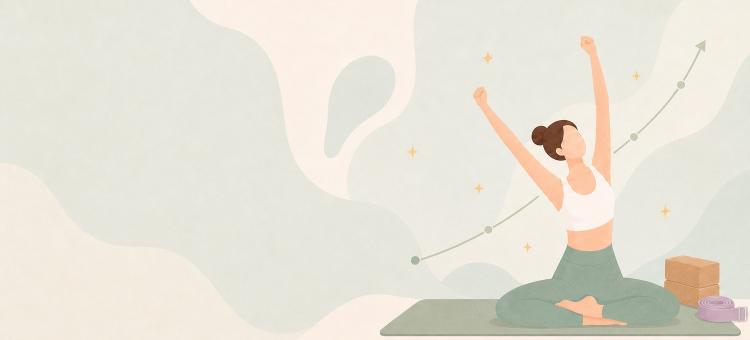
#> input picture miniprogram/images/achievement/hero_illustration.jpg, 1500 x 680 px (shown at 1/2 size)
$ python -i install_achievement_assets.py   (imports and definitions only)
#> lines starting #> are read from the running program, lines starting #| are printed output that depends on the picture
"""Resize AI-generated achievement assets and copy to miniprogram/images/achievement/."""

from __future__ import annotations

import os
import shutil

from PIL import Image

ROOT = os.path.dirname(os.path.dirname(os.path.abspath(__file__)))
SRC_DIR = os.path.join(
    os.path.expanduser("~"),
    ".cursor",
    "projects",
    "c-Pari-Project-test-Yoga",
    "assets",
)
OUT_DIR = os.path.join(ROOT, "miniprogram", "images", "achievement")
PREVIEW_DIR = os.path.join(ROOT, "assets", "achievement_preview")

BADGE_SIZE = 280
HERO_SIZE = (1500, 600)

BADGES = [
    "first_class",
    "classes_10",
    "classes_30",
    "classes_50",
    "classes_100",
    "classes_200",
    "streak_4",
    "streak_8",
    "streak_12",
    "streak_24",
    "streak_max_12",
]


# [7 lines left out: function resolve_src_dir, not called in this run]


def center_crop_square(img: Image.Image) -> Image.Image:
    w, h = img.size
    side = min(w, h)
    left = (w - side) // 2
    top = (h - side) // 2
    return img.crop((left, top, left + side, top + side))


def remove_square_black_bg(img: Image.Image) -> Image.Image:
    rgba = img.convert("RGBA")
    px = rgba.load()
    w, h = rgba.size
    for y in range(h):
        for x in range(w):
            r, g, b, a = px[x, y]
            if r < 24 and g < 24 and b < 24:
                px[x, y] = (r, g, b, 0)
    return rgba


def process_badge(src_path: str, out_path: str) -> None:
#> called with out_path = 'out.png'
    img = Image.open(src_path)
#> img is the input picture: PIL image 1500x680 RGB; mean R, G, B 231.1, 227.1, 215.4
    img = remove_square_black_bg(img)
    square = center_crop_square(img)
#> in center_crop_square, `return img.crop((left, top, left + side, top + side))`:
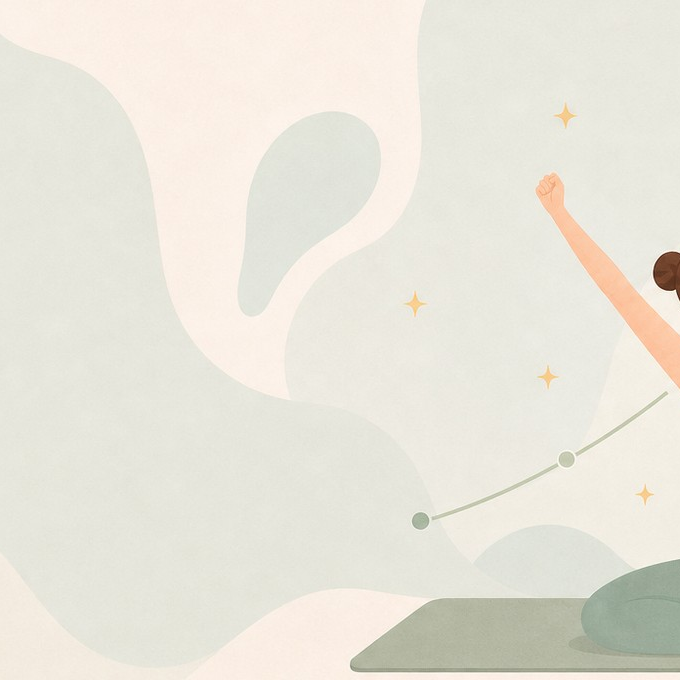
#> returned value: PIL image 680x680 RGBA; mean R, G, B, A 232.8, 229.6, 218.9, 255
    resized = square.resize((BADGE_SIZE, BADGE_SIZE), Image.Resampling.LANCZOS)
    resized.save(out_path, "PNG", optimize=True)
    print(f"badge -> {out_path} ({resized.size})")
#| badge -> out.png ((280, 280))


# [60 lines left out: functions process_hero, make_preview, main, not called in this run]


# [2 lines not run here, left out]

>>> result = process_badge('../miniprogram/images/achievement/hero_illustration.jpg', 'out.png')

$ run again, on miniprogram/images/card_faces/card_face_cream_lotus.jpg
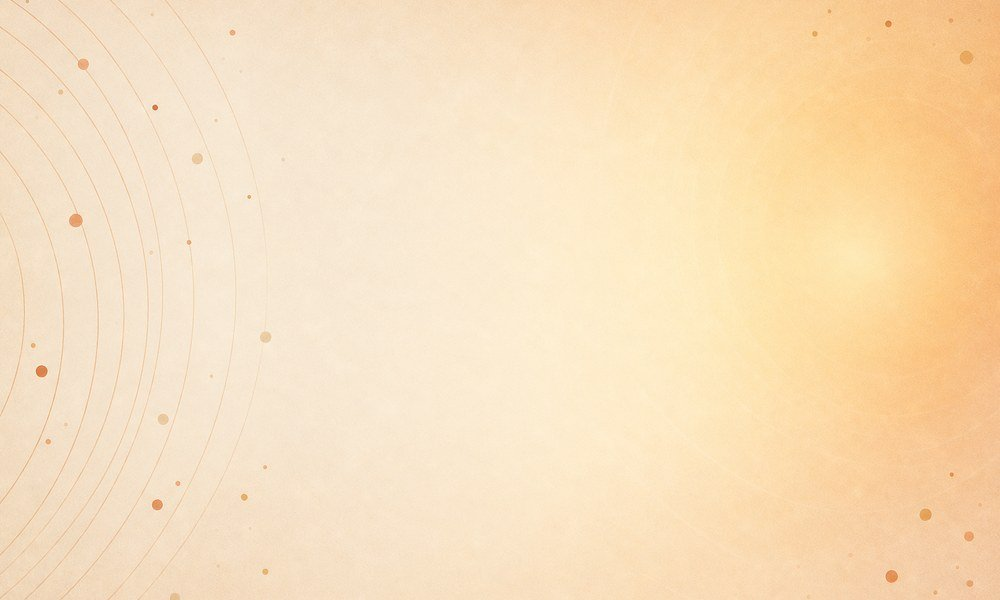
#> input picture miniprogram/images/card_faces/card_face_cream_lotus.jpg, 1000 x 600 px
#> in process_badge, img is the input picture: PIL image 1000x600 RGB; mean R, G, B 248.5, 223.2, 188
#> in center_crop_square, `return img.crop((left, top, left + side, top + side))`:
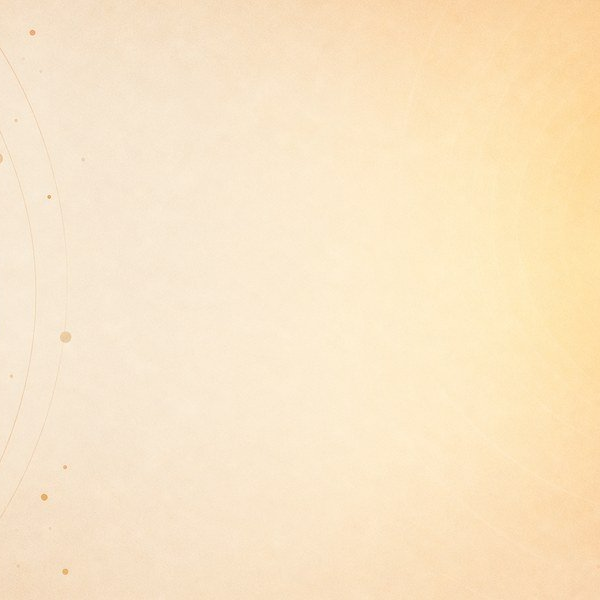
#> returned value: PIL image 600x600 RGBA; mean R, G, B, A 249.9, 229.1, 197.2, 255
#| badge -> out.png ((280, 280))

$ run again, on miniprogram/images/card_faces/card_face_lavender_flow.jpg
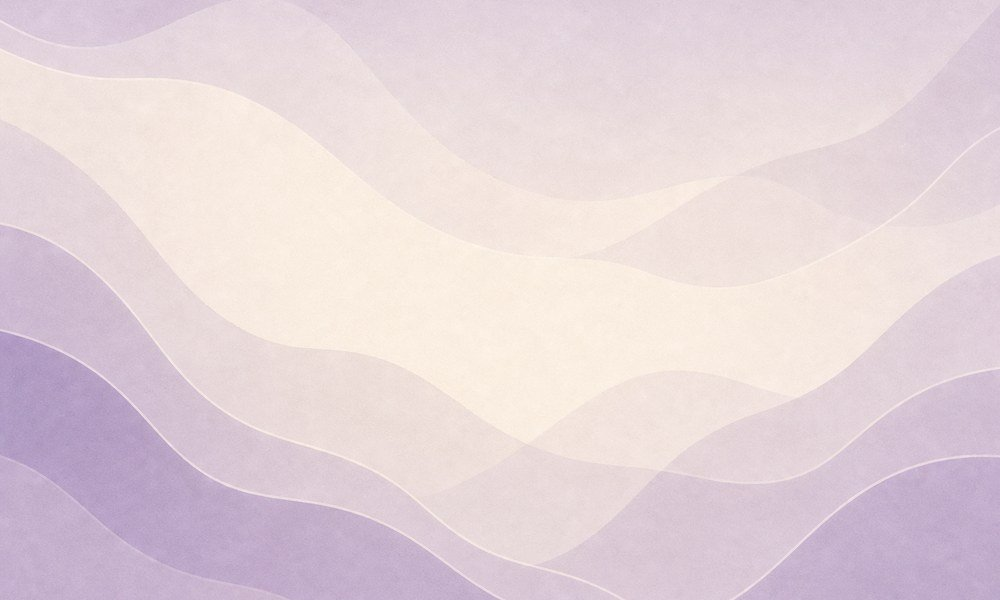
#> input picture miniprogram/images/card_faces/card_face_lavender_flow.jpg, 1000 x 600 px
#> in process_badge, img is the input picture: PIL image 1000x600 RGB; mean R, G, B 227.7, 212, 217.4
#> in center_crop_square, `return img.crop((left, top, left + side, top + side))`:
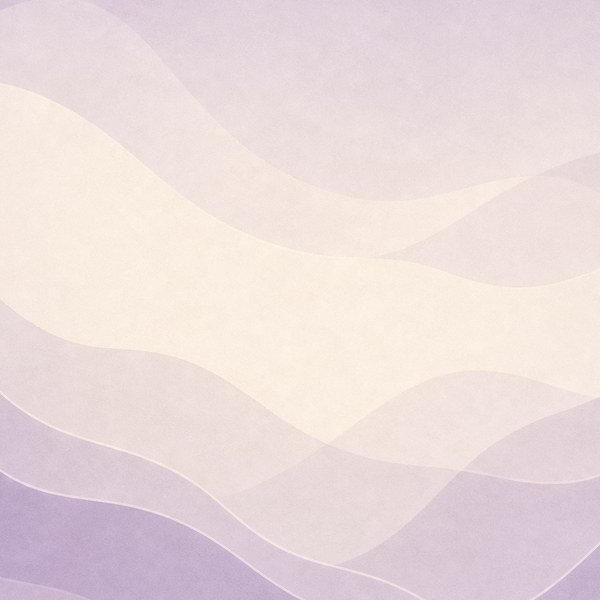
#> returned value: PIL image 600x600 RGBA; mean R, G, B, A 234.4, 219.6, 219.8, 255
#| badge -> out.png ((280, 280))
